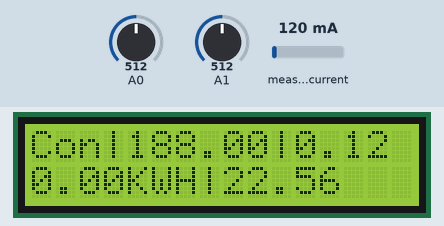
Simulated run of this sketch. Board: Arduino Uno, built with avr-gcc and run on an emulated ATmega328P. Shown: 16×2 character LCD. The test bench sets the inputs (shaded band); at power-on: A0 = 512, A1 = 512, measured current 120 mA. What the sketch prints to the serial monitor is not drawn.

Above: at 24.3 s.
At 70.1 s:
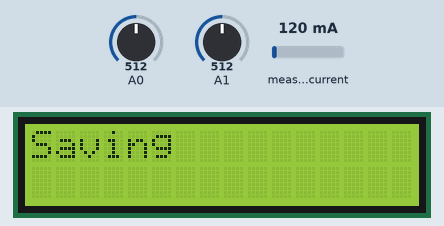

The sketch:

powKWHwith_save_and_eeprom_witout_rfid_workig_perfect.ino
```cpp
#include <EEPROM.h>

#include "EmonLib.h"                   // Include Emon Library
#include <LiquidCrystal.h>

// initialize the library with the numbers of the interface pins
LiquidCrystal lcd(9, 8, 7,6,5,4);

EnergyMonitor emon1;                   // Create an instance
int i=0;
double start,t,cons,lastupdate,lastsave;
char res[200];
void setup()
{
  lcd.begin(16, 2);
  emon1.current(A1, 30);             // Current: input pin, calibration.
  start=0;
  lastupdate=0;
  lastsave=0;
  EEPROM.get(50, cons);
 if(isnan(cons))
 cons=0;
 lcd.print("Connecting!!!");
 lcd.setCursor(0,1);
 lcd.print("Cons=");
 lcd.print(cons);
 //GSM
 delay(15000);
  Serial.begin(9600);
  delay(2000);
  //Serial.println("Done!...");
  Serial.flush();
  //Serial.flush();

  // attach or detach from GPRS service
  Serial.println("AT+CGATT?");
  delay(1000);
  toSerial();


  // bearer settings
  Serial.println("AT+SAPBR=3,1,\"CONTYPE\",\"GPRS\"");
  delay(2000);
  toSerial();

  // bearer settings
  Serial.println("AT+SAPBR=3,1,\"APN\",\"airtelgprs.com\"");
  delay(2000);
  toSerial();

  // bearer settings
  Serial.println("AT+SAPBR=1,1");
  delay(2000);
  toSerial();
  lcd.clear();

}

void loop()
{
  //lcd.clear();
  lcd.setCursor(0,0);
  double Irms =emon1.calcIrms(1480);
  int asensor=analogRead(A1);
  int sensorValue = analogRead(A0);
  double vold=0,volm=0;
  if(sensorValue!=0){
    vold=sensorValue*0.00488758553;
    volm=round((vold+0.594286)/0.016429);
  }
  float power=volm*Irms;
  t=millis()-start;
  start=millis();
  t=t/1000;
  double temp;
  temp=t*power;
  temp=temp/1000;
  temp=temp/3600;
  cons=cons+temp;
  lcd.print("Con|");
  lcd.print(volm);
  lcd.print("|");
  lcd.print(Irms);

  lcd.setCursor(0,1);
  /*if(cons<1001)
  {
  lcd.print((int)cons);
  lcd.print("Wps  ");
  }
  else if(cons<20001)
  {
  double tem=cons/1000;
  lcd.print(tem);
  lcd.print("KWps    ");
  }
  else
  {
  double tem=cons/1000;
  tem=tem/3600;
  lcd.print(tem);
  lcd.print("KWH     ");
  }*/
  lcd.print(cons);
  lcd.print("KWH|");
  lcd.print(power);
  //delay(61440);
  if((millis()-lastupdate)>70000)
  {
    //cons=9999;
    lcd.clear();
    lcd.print("Saving");
    int ret=0;
    while((ret=savetoserver("7899194973",cons))==0)
    {

    }
    //lcd.setCursor(8,0);
    lcd.clear();
    lcd.print("Saved");
    lastupdate=millis();
    delay(1000);
    lcd.clear();
  }
  if((millis()-lastsave)>300000)
  {
    EEPROM.put(50, cons);
    lastsave=millis();
  }
}


  void toSerial()
{
  while(Serial.available()!=0)
  {
    char ch=Serial.read();
  }
}
void recSerial()
{
  while(Serial.available()!=0 && i<200)
  {
    res[i++]=Serial.read();
  }
}

int savetoserver(String mno,double powr)
{
   // initialize http service
   Serial.println("AT+HTTPINIT");
   delay(2000);
   toSerial();

   //gprsSerial.flush();
  String URL="AT+HTTPPARA=\"URL\",\"http://konsole.netau.net/ac.php?meterno=";
  URL.concat(mno);
  URL.concat("&reading=");
  URL.concat(powr);
  URL.concat("\"");
  //Serial.println(URL);
   // set http param value
   Serial.println(URL);
   delay(2000);
   toSerial();

   // set http action type 0 = GET, 1 = POST, 2 = HEAD
   Serial.println("AT+HTTPACTION=0");
   delay(6000);
   toSerial();

   // read server response
   Serial.println("AT+HTTPREAD");
   delay(1000);
   recSerial();
   //gprsSerial.flush();


   Serial.println("");
   Serial.println("AT+HTTPTERM");
   //Serial.println("Serial data starts");
   toSerial();
   delay(300);
   Serial.println("");
   if(strstr(res,"recordinserted2414")){
   //Serial.println("record inserted");
   return 1;
   }
   else
   {
    //Serial.println("record not inserted");
   return 0;
   }

   delay(10000);
   i=0;


}
```

Measured:
- what the display in image 0 shows lasts 45.8 s, from 24.3 s to 70.1 s
